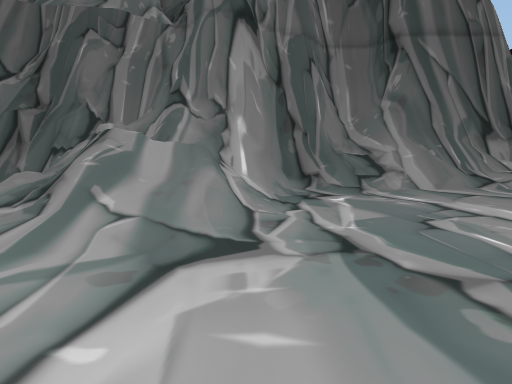
[1] (above)

22 first-person views from a walk through a scene from a Unity 3-D project. The camera is 1.3 m above the floor, tilts 6° down and sees 80° across. The floor is counted in squares, 2 m on a side. Each view is taken from the middle of a square. On the plan, view 1 faces up. The plan holds only what a view shows up to about 10 squares ahead; the rest is blank. The place goes on beyond the plan. Some animated figures are left out.

[2]
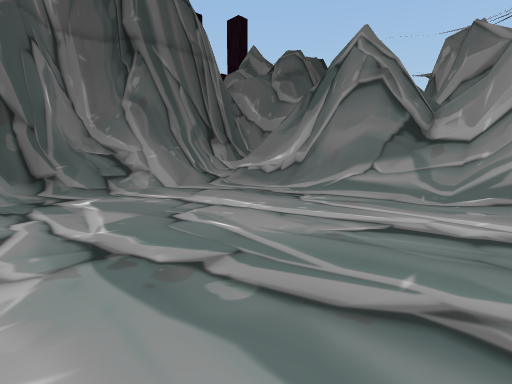

[3]
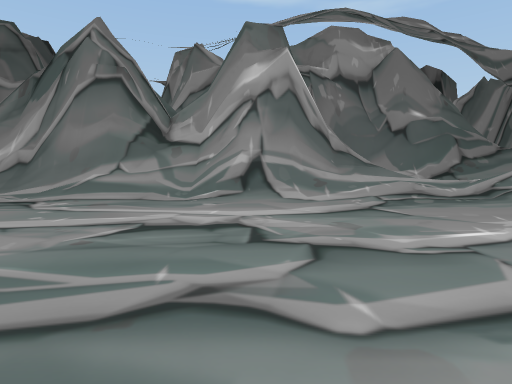

[4]
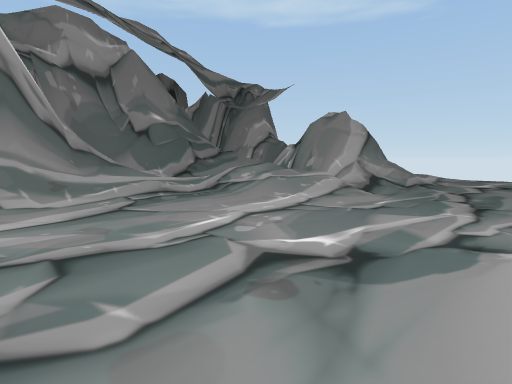

[5]
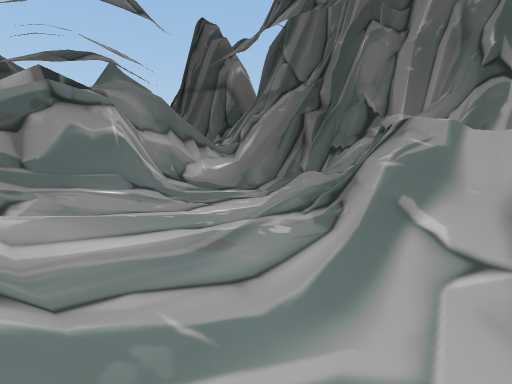

[6]
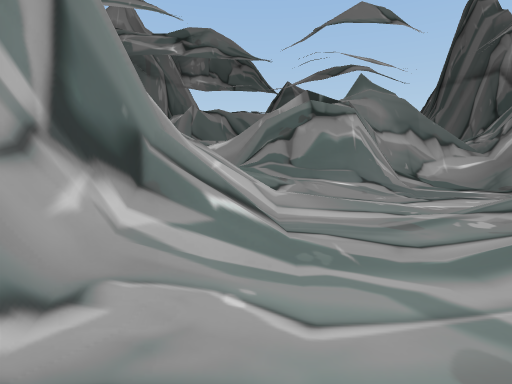

[7]
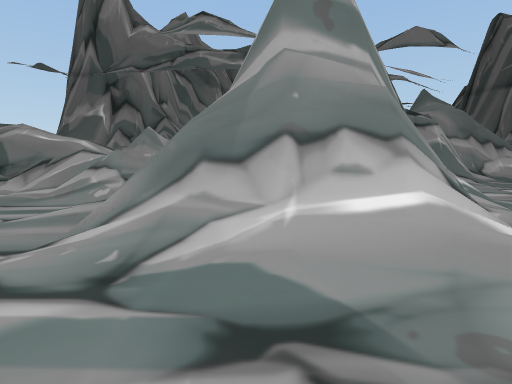

[8]
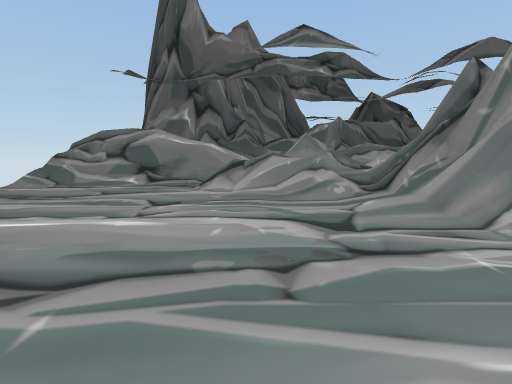

[9]
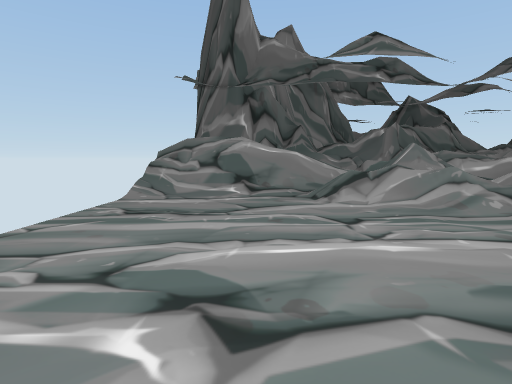

[10]
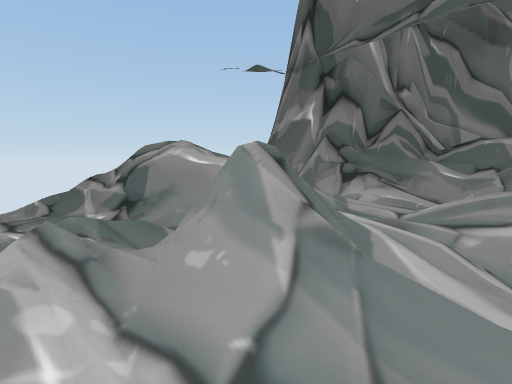

[11]
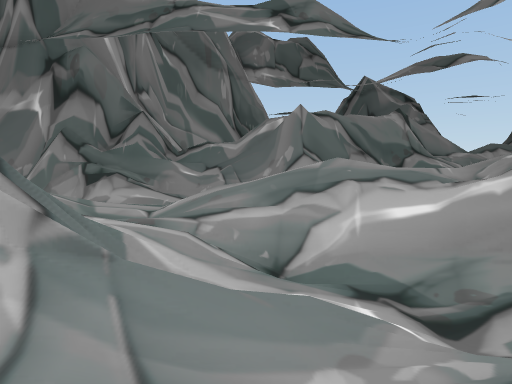

[12]
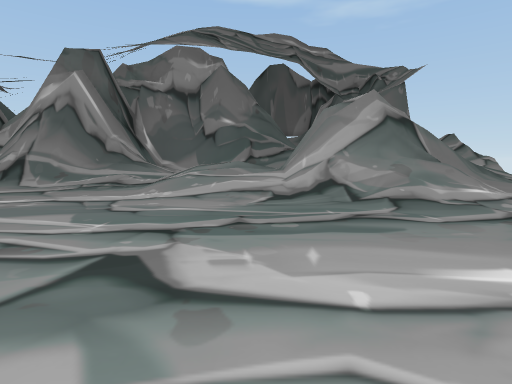

[13]
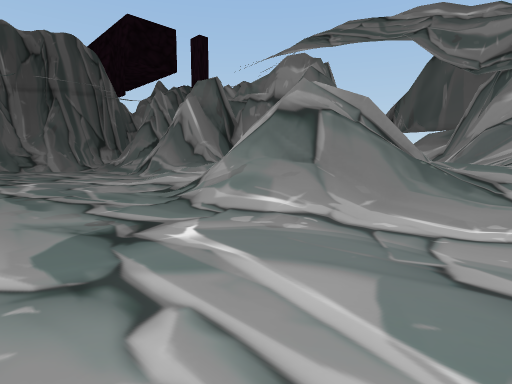

[14]
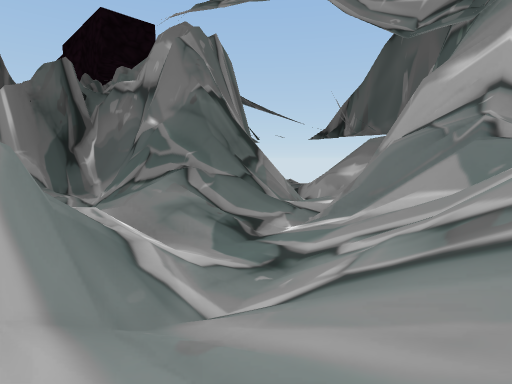

[15]
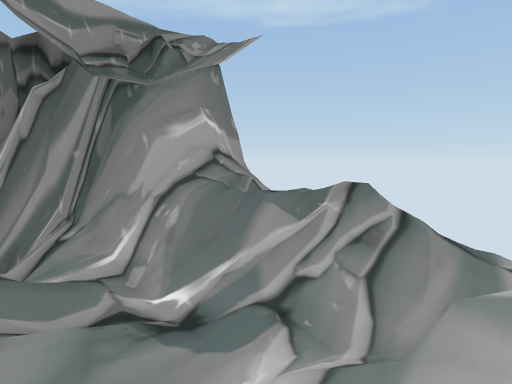

[16]
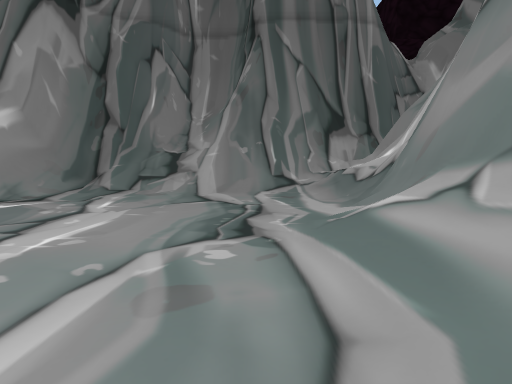

[17]
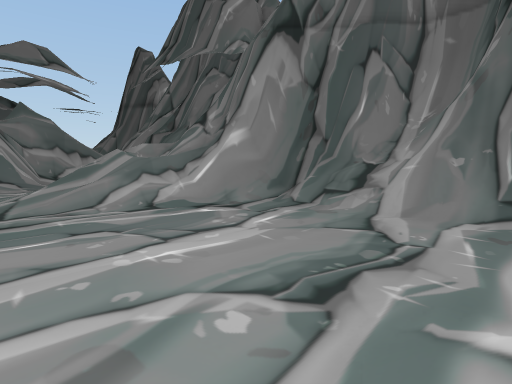

[18]
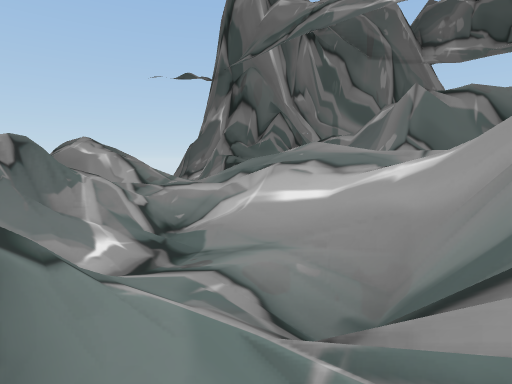

[19]
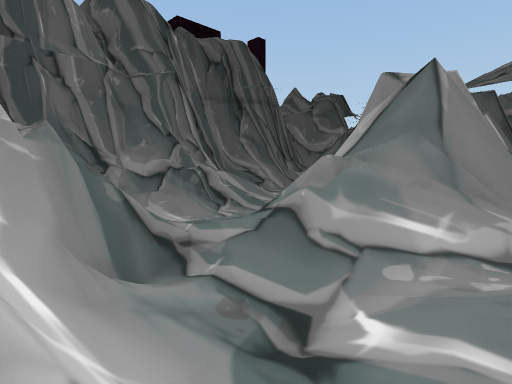

[20]
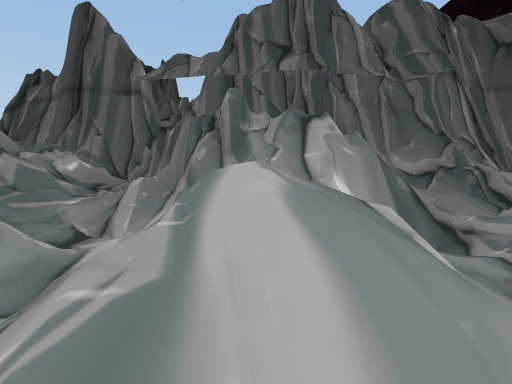

[21]
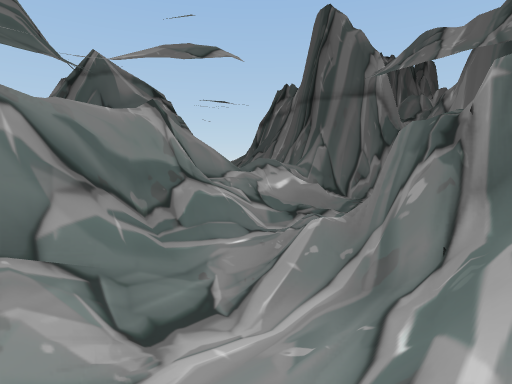

[22]
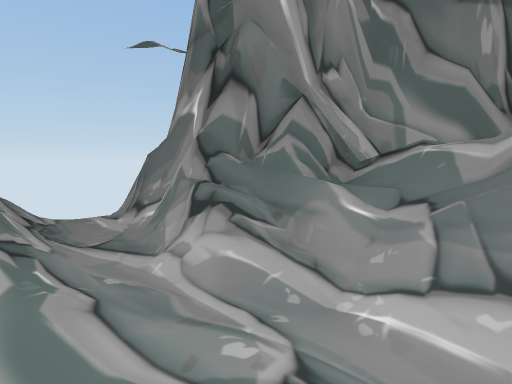

### Floor plan
Key: @ floor where view 1 was taken; # wall or solid block; . main floor; : floor 0.25 m higher than the main floor; + floor 0.5 m higher than the main floor; * floor 0.75 m higher than the main floor; % floor 1 m higher than the main floor; & floor 2.25 m higher than the main floor; / step, stairs or slope; = window, fence, low wall or low ledge.
Columns run from 15 left of view 1 to 13 right of it. Each row starts with its distance up from view 1.
 11                  ###
 10                 ##/###
  9                ###//####
  8       #####   ###///#//#
  7 #/     =%#######....../#
  6 #/     #/./##/#/......##
  5 ##    ##/..=#///......#
  4 ##//#####/..////...../#
  3  #/ /####/...//....../##
  2  #///####//:.........//#
  1  ##//// ##////.......###
  0  ###:/&/#///###@.....##
 -1   #/:///+//####/.....###
 -2   #/: /#///####/...../###
 -3   #// //////###/....:+//#
 -4   #/:////#///......//+ /#
 -5   #/:/%*/##/#......+%  /#
 -6   #/#/// #//.......+/  /##
 -7   ###/ ////#....../### / ##
 -8   ##.///#........./##//#//#
 -9    #.# /#/......../###/ +*//#
-10   ##.  /#/......../##//+/####
-11   ##./ /#..........//%// ##
-12   #../  #/.........:///=##

Where each view was taken, in squares from view 1:
view 1: 0 up, 0 right, facing up
view 2: 0 up, 0 right, facing up-right
view 3: 0 up, 0 right, facing right
view 4: 0 up, 0 right, facing down-right
view 5: 1 up, 1 left, facing up-left
view 6: 1 up, 0 right, facing left
view 7: 2 down, 2 right, facing left
view 8: 6 down, 3 right, facing left
view 9: 9 down, 3 right, facing left
view 10: 3 down, 4 left, facing down-left
view 11: 3 down, 4 left, facing left
view 12: 6 down, 2 left, facing right
view 13: 12 down, 0 right, facing up-right
view 14: 12 down, 6 right, facing up-right
view 15: 8 down, 6 right, facing down-right
view 16: 1 up, 5 right, facing up
view 17: 2 up, 6 right, facing up-left
view 18: 1 up, 5 left, facing down-left
view 19: 3 down, 8 left, facing up-right
view 20: 4 down, 9 left, facing up
view 21: 1 down, 9 left, facing up-left
view 22: 3 down, 9 left, facing down-left
